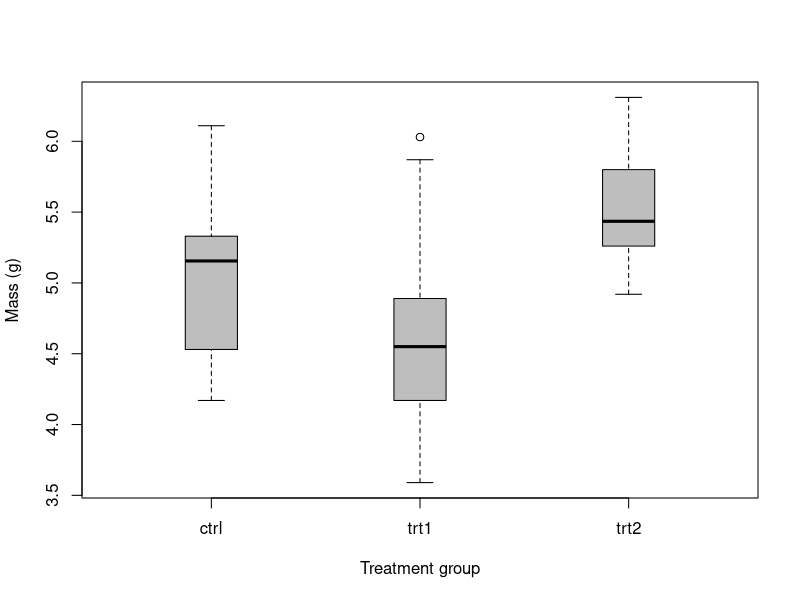
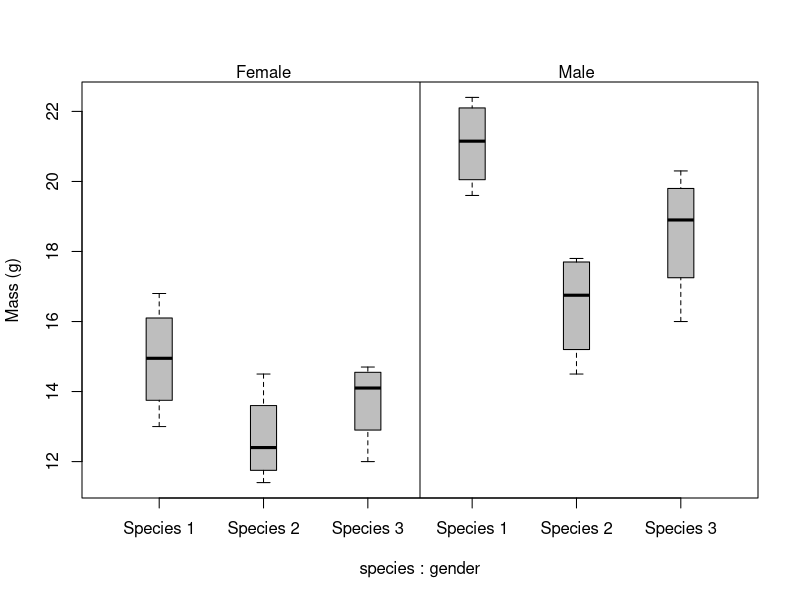
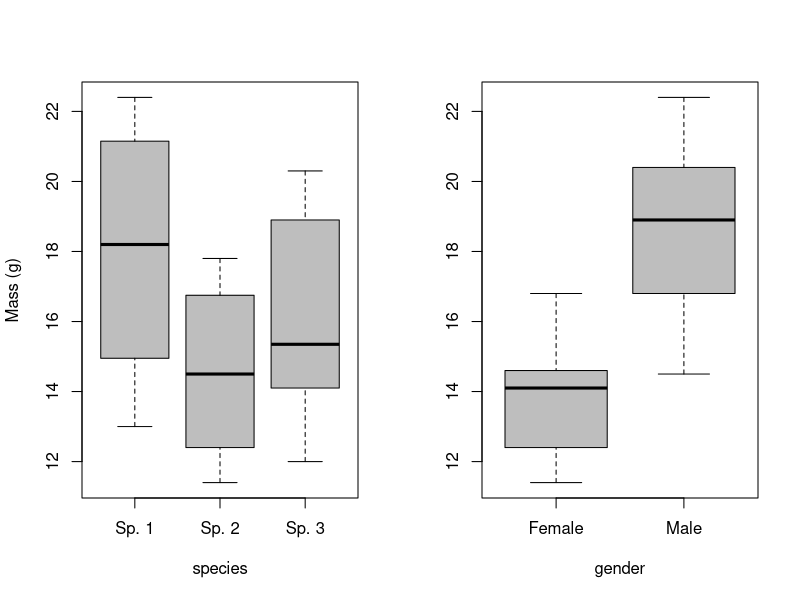
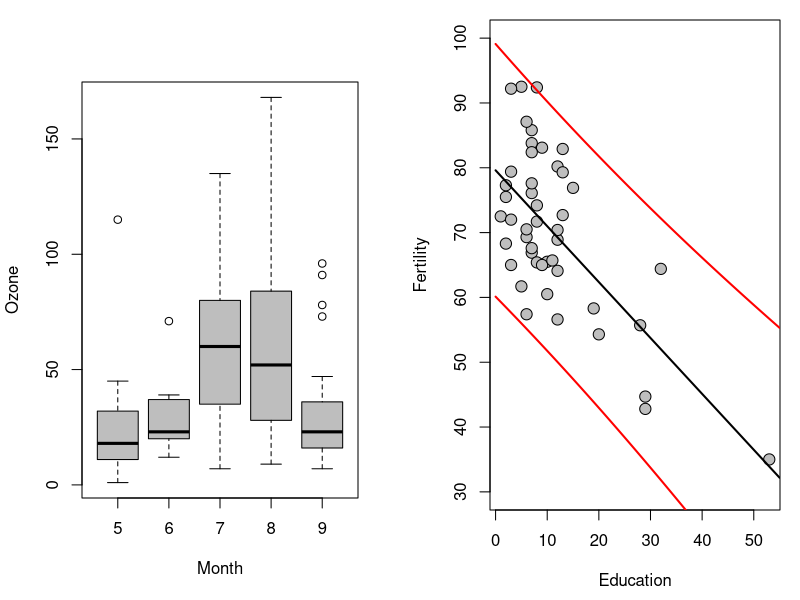
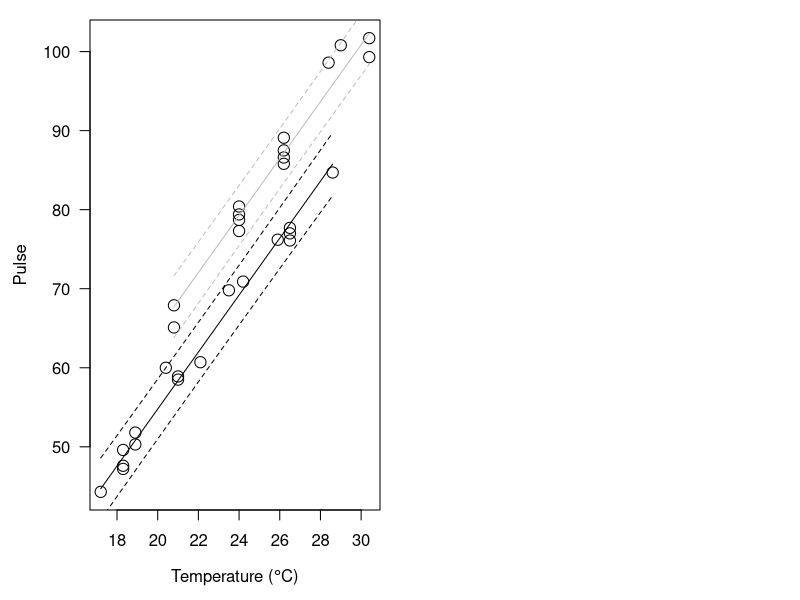

Reproduce these figures in R, in order.
## ---- chunk 1

## ---- chunk 2
data(PlantGrowth)
## ---- chunk 3
str(PlantGrowth)
## ---- chunk 4
# Fit the model
model <- lm(weight~group, data=PlantGrowth)

# Print the model object to the console
model
## ---- chunk 5
# Look at a summary of
# the model object
summary(model)
## ---- chunk 6
# Get an ANOVA table for the model
anova(model)
## ---- chunk 7
# We need to recast this as an ANOVA model with `aov` in R...
# this is essentially the same thing as the `lm` function, but  
# in a different wrapper (literally) that allows us to access 
# the info in a different way

TukeyHSD(    # The function that does the Tukey test
  aov(       # A wrapper for lm objects
    model    # The model that we ran above
    )
  )
## ---- chunk 8
# Make a boxplot of weight by group
# using the PlantGrowth data
boxplot(
  weight~group,           # Relationship of interest as formula
  data=PlantGrowth,       # Name of the data set
  col='gray',             # Fill color for boxes
  ylab='Mass (g)',        # Y-axis label
  xlab='Treatment group', # X-axis label
  boxwex=.25
  )
## ---- chunk 9
# Read in the data:
lint<- read.csv('../../data/lint.txt')
## ---- chunk 10
# Fit the model and save it to an object
lint.model<- lm(lintmass~species + gender, data=lint)

# Look at the summary of the model fit
summary(lint.model)

# Print the anova table
anova(lint.model)
## ---- chunk 11
# Make the boxplot to start with
boxplot(formula=lintmass~species+gender, # Formula
        data=lint,                       # The data set
        col='gray',                      # Color for box fill
        ylab='Mass (g)',                 # Label for y-axis
        names=rep(c('Species 1', 'Species 2', 'Species 3'), 2),
        boxwex=.25
        )

# Add a vertical line to separate sexes
abline(v=3.5, col='black', lwd=1)

# Label sexes at the top of the plot
mtext(text='Female', side=3, at = c(23, 2))
mtext(text='Male', side=3, at = c(23, 5))
## ---- chunk 12
# Set the plotting window so it can
# fit two boxplots side by side
par(mfrow=c(1,2))

# Add the first boxplot to the plotting window
boxplot(formula=lintmass~species,
        data=lint,
        col='gray',
        ylab='Mass (g)',
        names = c('Sp. 1', 'Sp. 2', 'Sp. 3')
        )

# Add the second boxplot
boxplot(lintmass~gender,
        data=lint,
        col='gray',
        ylab='',
        names=c('Female', 'Male')
        )
## ---- chunk 13
# Fit a new model that includes an interaction, signified by '*'
lint.modeli <- lm(lintmass~species * gender, data=lint)

# Summarize the model
summary(lint.modeli)

# Print an ANOVA table for the model
anova(lint.modeli)
## ---- chunk 14
# Load the data set
data("airquality")

# Now test for differences
# in Ozone levels between months in the
# data set.
air.test<- kruskal.test(Ozone ~ Month, data = airquality)
air.test
## ---- chunk 15
boxplot(Ozone ~ Month,
        data = airquality,
        col='gray',
        ylab='Ozone',
        xlab = 'Month')
## ---- chunk 16
# Fit the model and assign it to a named object
fert.mod <- lm(Fertility~Education, data = swiss)

# Summarize the model
summary(fert.mod)
## ---- chunk 17
# First make a sequence of new values for Education across observed range
  new <- data.frame(Education=seq(0,55,.1))

# Plot the raw data
  par(mar=c(4.5,4.5,1,1))
  plot(swiss$Education, swiss$Fertility, ylab='Fertility',
    xlab='Education', pch=21, bg='gray', cex=1.5, ylim=c(30, 100))
# Now, we will add a trendline
  preds = predict(fert.mod, newdata=new,
    interval = 'prediction')
  lines(new[,1], preds[,1], col='black', lty=1, lwd=2)
  lines(new[,1], preds[,3], col='red', lty=1, lwd=2)
  lines(new[,1], preds[,2], col='red', lty=1, lwd=2)
## ---- chunk 18
# Effects of Education and % Catholic on fertility
multiple.mod <- lm(Fertility~Education+Catholic, data=swiss)

summary(multiple.mod)

# Or if we want to get really crazy:
full.mod <- lm(Fertility~Agriculture+Examination+Education+Catholic,
  data=swiss)

summary(full.mod)
## ---- chunk 19
# Read in the cricket data and assign it to a named object
crickets <- read.csv('../../data/crickets.txt')

# Have a look
head(crickets)
## ---- chunk 20
# Fit the model
  cricket.mod <- lm(Pulse~Species + Temp, data=crickets)
## ---- chunk 21
# Uncomment front of line to install
# install.packages('car') 

# Load the package
library(car)

# Now we create the anova table
# for our ancova model
Anova(cricket.mod, type='III')

# And we can look at the
# summary of the linear model
summary(cricket.mod)
## ---- chunk 22
# Plot the raw data
plot(crickets$Temp,
  crickets$Pulse,
  pch=21,
  bg=c('gray', 'black')[crickets$Species],
  cex=1.5,
  ylab = 'Pulse',
  xlab = expression(paste('Temperature (', degree, 'C)')),
  yaxt = 'n')
# Add the y-axis labels and rotate them
axis(side=2, las=2)

# Make predictions from the fitted model object
preds <- (predict.lm(cricket.mod,
                     newdata = crickets,
                     interval = 'prediction'))

# Plot the predictions
# Add prediction lines for species 'ex'
# Mean
lines(crickets$Temp[crickets$Species=='ex'],
  preds[,1][crickets$Species=='ex'], col='gray', lty=1)
# Lower
lines(crickets$Temp[crickets$Species=='ex'],
  preds[,2][crickets$Species=='ex'], col='gray', lty=2)
# Upper
lines(crickets$Temp[crickets$Species=='ex'],
  preds[,3][crickets$Species=='ex'], col='gray', lty=2)

# Add prediction lines for species 'niv'
# Mean
lines(crickets$Temp[crickets$Species=='niv'],
  preds[,1][crickets$Species=='niv'], col='black', lty=1)
# Lower
lines(crickets$Temp[crickets$Species=='niv'],
  preds[,2][crickets$Species=='niv'], col='black', lty=2)
# Upper
lines(crickets$Temp[crickets$Species=='niv'],
  preds[,3][crickets$Species=='niv'], col='black', lty=2)
